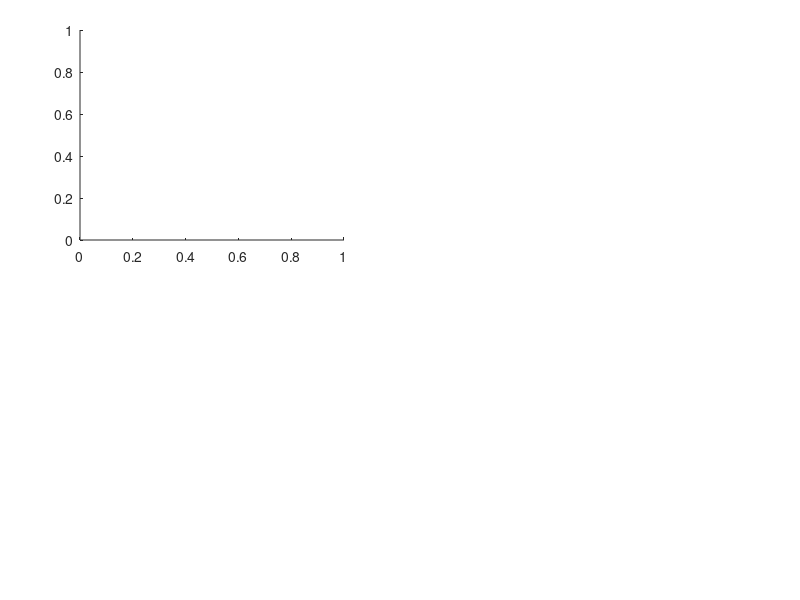

MATLAB code for this plot: (Note: this script raises an error after producing the figure.)
figure('Position',[100 100 900 750]);

pos_a=[0.1 0.6 0.33 0.35];
pos_b=[0.55 0.6 0.4 0.35];
pos_c1=[0.1 0.25 0.78 0.25];
pos_c2=[0.1 0.08 0.78 0.15];

ax1=axes('Position', pos_a);
hold on
radius=3; % 定义半径
density_2D=density2D_KD(data0(:,[1,7]),radius);
scatter(log10(data0(:,1)+10),log10(data0(:,7)+10), 8, log10(density_2D), 'filled');
map=flipud(othercolor('Spectral10'));
colormap(map);clim([-1 3])

xlabel('Observed GS N_2O flux (g N/ha/day)')
ylabel('Predicted GS N_2O flux (g N/ha/day)')
xlim([0.8 3.1]);ylim([0.8 3.1]);hold on;plot([-30,200],[-30,200],'--k','LineWidth',1.5)
text(ax1,-0.2,1.1,'a','Units','normalized','FontWeight','bold','FontSize',14.5)
set(gca, 'Box', 'off', 'LineWidth',0.8, 'XGrid', 'off', 'YGrid', 'off', ...    
         'TickDir', 'in', 'TickLength', [.005 .005], ... 
         'XMinorTick', 'off', 'YMinorTick', 'off', ...     
         'XColor', [.1 .1 .1],  'YColor', [.1 .1 .1],...  
         'XTick', [ 1 log10(25) log10(60) log10(160) log10(410) log10(1010)], ...
         'YTick', [ 1 log10(25) log10(60) log10(160) log10(410) log10(1010)],'GridLineStyle','--',...
         'XTickLabel',{'0','20','50','150','400','1000'},...
         'YTickLabel',{'0','20','50','150','400','1000'},'FontSize',12)
box on
text(2,2.9,'R^{2}= 0.63','FontSize',12.5)

axes('Position',[0.15,0.87,0.1,0.07])
bh=barh([R2_train_mean,R2_test_mean], 'barwidth',0.7,'LineWidth',1.2,'FaceAlpha',0.8);
bh.FaceColor='Flat';
bh.CData=[0.3 0.3 0.6;178/255 86/255 71/255]*1.1;
hold on;
errorbar([R2_train_mean,R2_test_mean], 1:2, [0 0],[R2_train_sd,R2_test_sd], ...
    'horizontal', 'Color','k', 'LineStyle', 'none', 'LineWidth', 1.5,'CapSize',8);

barh([R2_train_mean_RF,R2_test_mean_RF], 'barwidth',0.3,'LineWidth',1,...
    'EdgeColor',[242,234,223]/255,'FaceColor',[242,234,223]/255,'FaceAlpha',0.8);
box off
yticks(1:2)
yticklabels({'Train','Test'})
errorbar([R2_train_mean_RF,R2_test_mean_RF], 1:2, [0 0],[R2_train_sd_RF,R2_test_sd_RF], ...
    'horizontal','color', [242,234,223]/255, 'LineStyle', 'none', 'LineWidth', 1.2,'CapSize',6);
text(0.8,1.3,'**','FontSize',12,'FontWeight','bold','Rotation',90);
text(0.7,2.4,'***','FontSize',12,'FontWeight','bold','Rotation',90);
set(gca, 'YDir','reverse','FontSize',11,'LineWidth',0.8,'Color','none',...
    'ylim',[0.5 2.5],'xtick',0:0.3:0.6,'xlim',[0 0.75],'TickLength',[0.01 0.01])

% fig1b
ax2=axes('Position', pos_b);
radius=3;
density_2D=density2D_KD([flux_m.obs flux_m.LSTMmean],radius);
scatter(log10(flux_m.obs+10), log10(flux_m.LSTMmean+10), 8, log10(density_2D), 'filled');
map=flipud(othercolor('Spectral10'))*0.9+[0.1 0.1 0.1];
colormap(map);h=colorbar;clim([-1 3])
set(h,'ticks',-1:3,'TickLabels',{'0.1','1','10','100','1000'},'fontsize',12);
h.Label.String='Kernel density estimate';

xlabel('Observed GS N_2O flux (g N/ha/day)')
ylabel('Predicted GS N_2O flux (g N/ha/day)')
xlim([0.8 3.1]);ylim([0.8 3.1]);hold on;plot([-30,200],[-30,200],'--k','LineWidth',1.5)
text(ax2,-0.2,1.1,'b','Units','normalized','FontWeight','bold','FontSize',14.5)
set(gca, 'Box', 'off', 'LineWidth',0.8, 'XGrid', 'off', 'YGrid', 'off', ...    
         'TickDir', 'in', 'TickLength', [.005 .005], ... 
         'XMinorTick', 'off', 'YMinorTick', 'off', ...     
         'XColor', [.1 .1 .1],  'YColor', [.1 .1 .1],...  
         'XTick', [ 1 log10(25) log10(60) log10(160) log10(410) log10(1010)], ...
         'YTick', [ 1 log10(25) log10(60) log10(160) log10(410) log10(1010)],'GridLineStyle','--',...
         'XTickLabel',{'0','20','50','150','400','1000'},...
         'YTickLabel',{'0','20','50','150','400','1000'},'FontSize',12)
box on
text(2,2.9,'R^{2}= 0.54','FontSize',12.5)

axes('Position',[0.6,0.87,0.1,0.07])

bh=barh([R2m_train_mean,R2m_test_mean], 'barwidth',0.7,'LineWidth',1.2,'FaceAlpha',0.8);
bh.FaceColor='Flat';
bh.CData=[0.3 0.3 0.6;178/255 86/255 71/255]*1.1;
hold on;
errorbar([R2m_train_mean,R2m_test_mean], 1:2, [0 0],[R2m_train_sd,R2m_test_sd], ...
    'horizontal', 'Color','k', 'LineStyle', 'none', 'LineWidth', 1.5,'CapSize',8);

bh=barh([R2m_train_mean_RF,R2m_test_mean_RF], 'barwidth',0.3,'LineWidth',1,...
    'EdgeColor',[242,234,223]/255,'FaceColor',[242,234,223]/255,'FaceAlpha',0.8);
box off
yticks(1:2)
yticklabels({'Train','Test'})
errorbar([R2m_train_mean_RF,R2m_test_mean_RF], 1:2, [0 0],[R2m_train_sd_RF,R2m_test_sd_RF], ...
    'horizontal','color', [242,234,223]/255, 'LineStyle', 'none', 'LineWidth', 1.2,'CapSize',6);
text(0.7,1.3,'***','FontSize',12,'FontWeight','bold','Rotation',90);
text(0.8,2.3,'**','FontSize',12,'FontWeight','bold','Rotation',90);
set(gca, 'YDir','reverse','FontSize',11,'LineWidth',0.8,'Color','none',...
    'ylim',[0.5 2.5],'xtick',0:0.3:0.6,'xlim',[0 0.75],'TickLength',[0.01 0.01])

%c 图
ax3=axes('Position', pos_c1);
data_seq=readtable('sequence_list.xlsx');data_seq.sowdur=floor(data_seq.sowdur);
t=data_seq.sowdur;obs_seq=data_seq.DailyFluxes;
pred1=data_seq.predicted;sd1=data_seq.sd1;
pred2=data_seq.pred_RF;sd2=data_seq.sd2;
h_obs=plot(t, obs_seq,'-','LineWidth',1.5,'Marker','.',...
    'MarkerSize',16,'Color',[207 214 227]/255); hold on
fill([t; flipud(t)], [pred2-sd2; flipud(pred2+sd2)], ...
     [250 189 41]/255, 'FaceAlpha',0.4, 'EdgeColor','none');
fill([t; flipud(t)], [pred1-sd1; flipud(pred1+sd1)], ...
     [178 86 71]/255, 'FaceAlpha',0.3, 'EdgeColor','none');
h1=plot(t, pred2,'-','color',[220 169 60]/255*1.1,'LineWidth',2);
h2=plot(t, pred1,'-','color',[178 86 71]/255,'LineWidth',2);

lgd=legend([h_obs, h2, h1], {'Observed','LSTM-predicted','RF-predicted'},'Box','off',...
    'FontSize',12,'Location','northeast');
lgd.Position(4)=0.1;lgd.Position(2)=0.38;

ylabel('N_2O flux (g N/ha/day)');ylim([-1 100]);xlim([0 260])

h_arrow1=quiver(94, 40, 0, -25, 0, 'LineWidth',2, 'Color',[.3 .3 .3],'MaxHeadSize',1);
h_arrow2=quiver(161, 40, 0, -25, 0, 'LineWidth',2, 'Color',[.3 .3 .3],'MaxHeadSize',1);
h_arrow3=quiver(195, 30, 0, -25, 0, 'LineWidth',2, 'Color',[.3 .3 .3],'MaxHeadSize',1);
h_arrow4=quiver(20, 76, 0, -12, 0, 'LineWidth',1.5, 'Color',[.3 .3 .3],'MaxHeadSize',1);
text(25,70,'Fertilization','FontSize',12.5)
h_arrow1.Annotation.LegendInformation.IconDisplayStyle='off';
h_arrow2.Annotation.LegendInformation.IconDisplayStyle='off';
h_arrow3.Annotation.LegendInformation.IconDisplayStyle='off';
h_arrow4.Annotation.LegendInformation.IconDisplayStyle='off';
text(1,93.5,'Growing season sequence','FontSize',11.5,'Color',[.6 .6 .6])
set(gca, 'XGrid', 'off', 'YGrid', 'off', 'TickLength', [.005 .005], ... 
         'XMinorTick', 'off', 'YMinorTick', 'off', ...     
         'XColor', [.1 .1 .1],  'YColor', [.1 .1 .1],...  
         'XTick', [12 42 73 104 133 164 194 225 255], ...
         'YTick', 0:50:100,'GridLineStyle','--',...
         'XTickLabel',{''},'YTickLabel',{'0','50','100'},'FontSize',12,'LineWidth',1.2)

text(ax3,-0.08,1.15,'c','Units','normalized','FontWeight','bold','FontSize',14.5)
text(130,40,'R^{2}= 0.61','FontSize',12.5,'Color',[178 86 71]/255)
text(40,25,'R^{2}= 0.33','FontSize',12.5,'Color',[250 189 41]/255-[0.3 0.3 0])

prec=data_seq.Prec;temp=data_seq.Temp;
ax4=axes('Position', pos_c2);
yyaxis left
plot(t,temp,'Color',[0.8 0.3 0.3],'LineWidth',1.2);hold on;xlim([0 260]);ylim([-10 25])
set(gca, 'TickLength', [.005 .005], 'XColor', [.1 .1 .1],  'YColor', [.7 .1 .1],...  
         'XTick', [12 42 73 104 133 164 194 225 255], ...
         'YTick', [0 20],'GridLineStyle','--','XTickLabelRotation',0,...
         'XTickLabel',{'','2015-Dec','','','2016-March','','','2016-June','',''},...
         'YTickLabel',{'0','20'},'FontSize',12,'LineWidth',1.2)
ylabel('Temperature (°C)')

yyaxis right
bar(t, prec,'FaceAlpha',0.3,'EdgeColor','none','FaceColor',[.1 .1 .7]);xlim([0 260])
set(gca, 'TickLength', [.005 .005], 'XColor', [.1 .1 .1],  'YColor', [.4 .4 .7],...  
         'XTick', [12 42 73 104 133 164 194 225 255], ...
         'YTick', 0:50:100,'GridLineStyle','--','XTickLabelRotation',0,...
         'XTickLabel',{'','2015-Dec','','','2016-March','','','2016-June','',''},...
         'YTickLabel',{'0','50','100'},'FontSize',12,'LineWidth',1.2)
ylabel('Precipitation (mm)','Rotation',270)


function density_2D=density2D_KD(data,radius)
M=size(data,1);density_2D=zeros(M,1);
idx=rangesearch(data(:,1:2),data(:,1:2),radius,'Distance','euclidean','NSMethod','kdtree');
for i=1:M
    density_2D(i,1)=length(idx{i})/(pi*radius^2);
end
end
